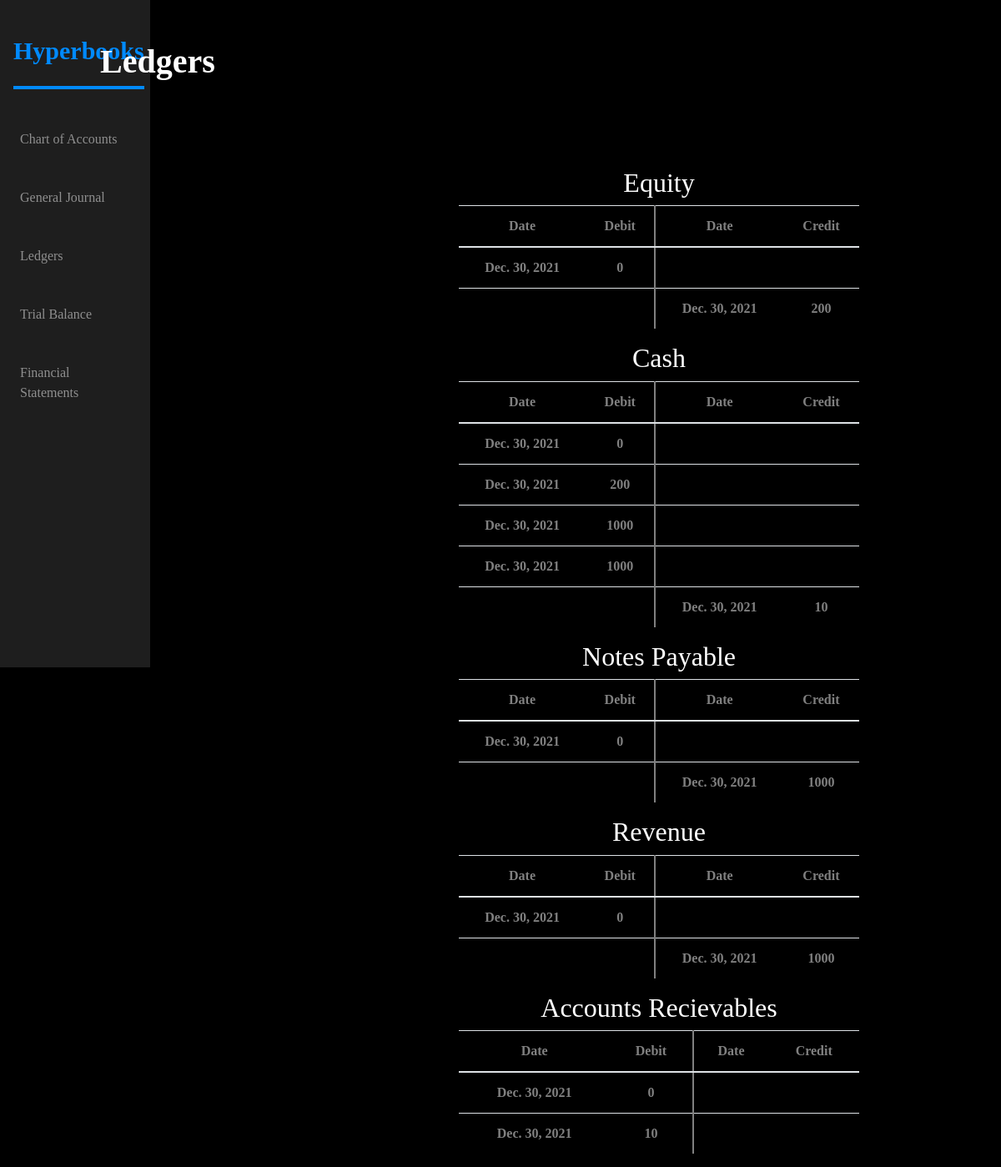
Screenshot of /ledger with the database file from the repository.
### dashboard/models.py (models this page shows, shortened)
class AccountDetailEnding(models.Model):
    date = models.DateField()
    name = models.CharField(max_length = 120, null = True, blank = True)
    typeA = models.CharField(max_length = 120, null = True, blank = True)
    debit = models.PositiveIntegerField(default = 00000, null = True, blank = True)
    credit = models.PositiveIntegerField(default = 00000, null = True, blank = True)
    balance = models.PositiveIntegerField(default = 00000, null = True, blank = True)
    desc = models.TextField()
    transmade = models.IntegerField(default = 00000)

class AccountDetail(models.Model):
    date = models.DateField()
    name = models.CharField(max_length = 120, null = True, blank = True)
    typeA = models.CharField(max_length = 120, null = True, blank = True)
    debit = models.PositiveIntegerField(default = 0, null = True, blank = True)
    credit = models.PositiveIntegerField(default = 0, null = True, blank = True)
    balance = models.PositiveIntegerField(default = 0, null = True, blank = True)
    desc = models.TextField()
    def __str__(self):
        return self.name

### dashboard/views.py (the view)
# urls.py: path("ledger",views.ledger, name = "ledger"),
def ledger(request):
    dbnamesending = AccountDetailEnding.objects.all()
    dbnames = AccountDetail.objects.all()
    context = {'dbnamesending':dbnamesending,
                'dbnames':dbnames}
    return render(request,"ledgers.html",context)

### templates/ledgers.html (shortened to what this page needs)
{%extends "index.htm"%} {% block body%}
<h1 class="page-heading">Ledgers</h1>
<div class="ledger">
  {%if dbnames%}
    {%for accountheading in dbnamesending%}
        {%if accountheading.transmade == 1%}
            <h2 style = "text-align:center">{{accountheading.name}}</h2>
            <table class="table">
                <thead>
                <tr>
                    <th scope="col" class = "ledger-ele">Date</th>
                    <th scope="col" class = "ledger-ele">Debit</th>
                    <th scope="col" class="credit-ele ledger-ele" >Date</th>
                    <th scope="col" class = "ledger-ele">Credit</th>
                </tr>
                </thead>
                <tbody>
                {%for account in dbnames%}
                    {%if accountheading.name == account.name%}
                        {%if account.credit == 0%}
                            <tr>
                                <th scope="col" class = "ledger-ele">{{account.date}}</th>
                                <th scope="col" class = "ledger-ele">{{account.debit}}</th>
                                <th scope="col" class="credit-ele ledger-ele"></th>
                                <th scope="col"></th>
                            </tr>
                        {%else%}
                            <tr>
                                <th scope="col"></th>
                                <th scope="col"></th>
                                <th scope="col" class="credit-ele ledger-ele" >{{account.date}}</th>
                                <th scope="col" class = "ledger-ele">{{account.credit}}</th>
                            </tr>
                        {%endif%}
                    {%endif%}
                {%endfor%}
                </tbody>
            </table>
        {%endif%}
    {%endfor%}
  {%else%}
  <p>Create an account in chart of accounts to see ledgers.</p>
  {%endif%}
</div>
{% endblock body%}

### templates/index.htm (shortened to what this page needs)
<!DOCTYPE html>
<html lang="en">
  <head>
    <link rel="stylesheet" href ="https://stackpath.bootstrapcdn.com/bootstrap/4.3.1/css/bootstrap.min.css">
    <link rel="stylesheet" href ="https://cdnjs.cloudflare.com/ajax/libs/normalize/5.0.0/normalize.min.css">
    <link rel='stylesheet' href ='https://cdnjs.cloudflare.com/ajax/libs/twitter-bootstrap/4.1.1/css/bootstrap.css'>
    <link href="https://maxcdn.bootstrapcdn.com/bootstrap/4.0.0/css/bootstrap.min.css" rel="stylesheet"/>
    <link rel = "stylesheet" type = "text/css" href = "../static/style.css">
  </head>
  <body>
<body>
    <div class = "main">
    <nav class="navbar navbar-expand-lg navbar-dark" style = "position: fixed">
        <a class="navbar-brand" href="/" style = "color:#018AFD">Hyperbooks</a>
        <div class="collapse navbar-collapse" id="navbarSupportedContent">
          <ul class="navbar-nav mr-auto">
            <li class="nav-item">
              <a class="nav-link" href="/chartofaccounts">Chart of Accounts</a>
            </li>
            <li class="nav-item">
                <a class="nav-link" href="/generaljournal">General Journal</a>
              </li>
              <li class="nav-item">
                <a class="nav-link" href="/ledger">Ledgers</a>
              </li>
              <li class="nav-item">
                <a class="nav-link" href="/trialbalance">Trial Balance</a>
              </li>
              <li class="nav-item">
                <a class="nav-link" href="/financialstatements">Financial Statements</a>
              </li>
        </div>
      </nav>
      {% block body%}
      {% endblock body%}
    </div>
  </body>
</html>

### static/style.css (style rules this page uses)
* { font-family: Avenir LT Pro; }
body { background-color: black; }
.navbar, .navbar-collapse { flex-direction: column; }
.navbar-expand-lg .navbar-nav { flex-direction: column; }
@media (min-width: 992px) { .navbar { width: 15%; height: 100vh; } }
.navbar-brand { margin: auto; font-size: 30px; padding-top: 30px; padding-bottom: 20px; margin-bottom: 10px; border-bottom: 4px solid #018afd; font-family: "95 Black Oblique", Avenir LT Pro; font-weight: bold; }
.navbar { align-items: flex-start; background-color: #1e1e1e; }
.nav-item { margin-top: 30px; }
.main { display: flex; }
.ledger { width: 40%; color: white; position: absolute; top: 200px; left:550px; }
.ledger .table { text-align: center; }
.ledger .table .credit-ele { border-left: solid 2px grey; }
.page-heading { font-weight: bold; color:white; position:absolute; margin:50px 0px 0px 120px; }
.ledger .ledger-ele, .trial_balance .trial-ele { color:grey; }

### rows the page displays
AccountDetailEnding: name "Equity"
AccountDetail: date "Dec. 30, 2021", debit "0"
AccountDetail: date "Dec. 30, 2021", credit "200"
AccountDetailEnding: name "Cash"
AccountDetail: date "Dec. 30, 2021", debit "0"
AccountDetail: date "Dec. 30, 2021", debit "200"
AccountDetail: date "Dec. 30, 2021", debit "1000"
AccountDetail: date "Dec. 30, 2021", debit "1000"
AccountDetail: date "Dec. 30, 2021", credit "10"
AccountDetailEnding: name "Notes Payable"
AccountDetail: date "Dec. 30, 2021", debit "0"
AccountDetail: date "Dec. 30, 2021", credit "1000"
AccountDetailEnding: name "Revenue"
AccountDetail: date "Dec. 30, 2021", debit "0"
AccountDetail: date "Dec. 30, 2021", credit "1000"
AccountDetailEnding: name "Accounts Recievables"
AccountDetail: date "Dec. 30, 2021", debit "0"
AccountDetail: date "Dec. 30, 2021", debit "10"
